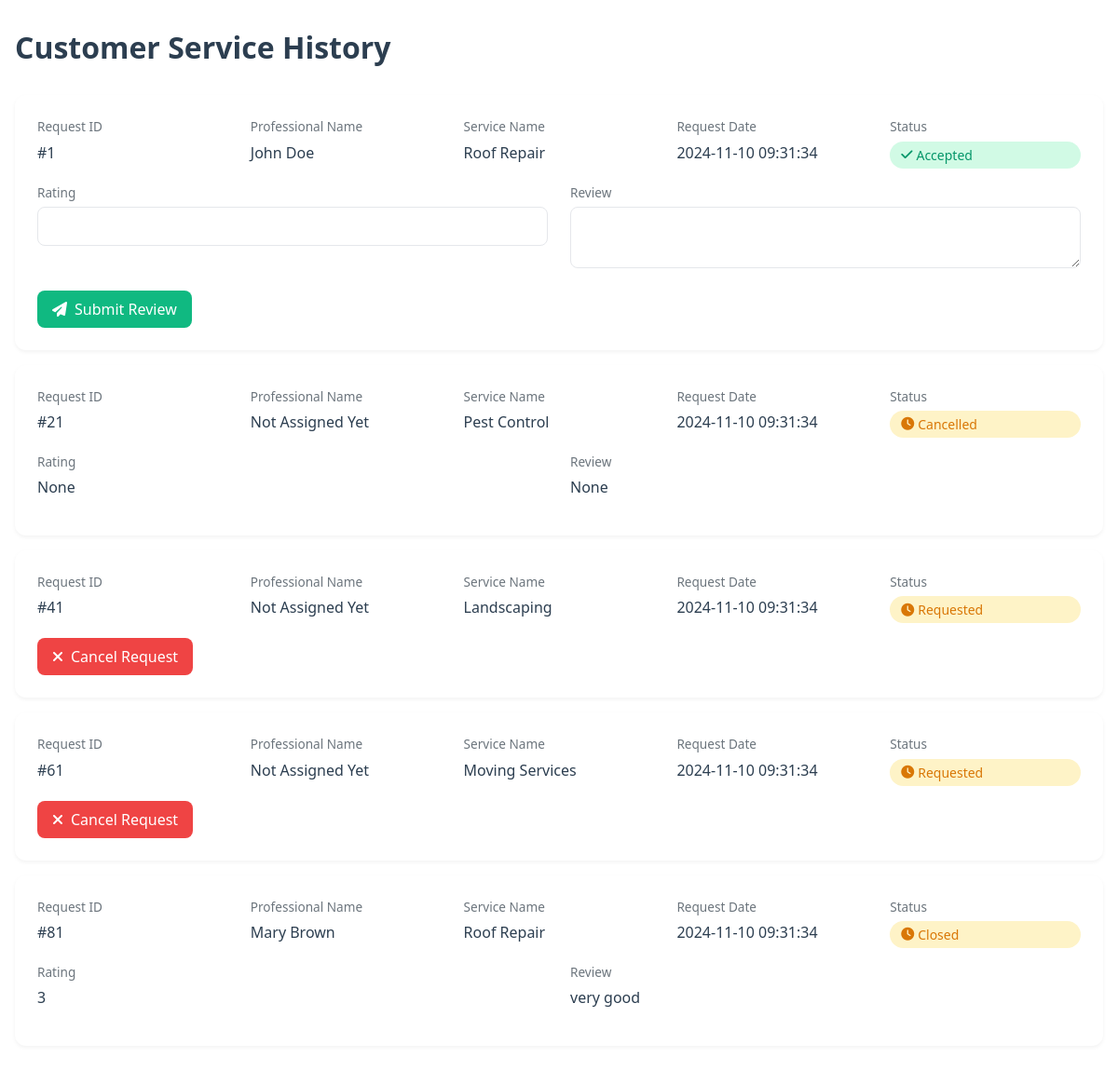
Screenshot of /Customer_Service_History.html (signed in) with the database file from the repository.
### tables this page shows
CREATE TABLE ServiceRequests (
    RequestID INTEGER PRIMARY KEY,
    CustomerID INTEGER NOT NULL,
    ProfessionalID INTEGER,
    ServiceID INTEGER NOT NULL,
    RequestDate TIMESTAMP DEFAULT CURRENT_TIMESTAMP,
    Status TEXT NOT NULL DEFAULT 'Requested',
    Rating INTEGER,
    Review TEXT,
    FOREIGN KEY (CustomerID) REFERENCES Customers(CustomerID),
    FOREIGN KEY (ProfessionalID) REFERENCES Professionals(ProfessionalID),
    FOREIGN KEY (ServiceID) REFERENCES Services(ServiceID)
);

CREATE TABLE Professionals (
    ProfessionalID INTEGER PRIMARY KEY,
    Email VARCHAR(255) UNIQUE NOT NULL,
    Password VARCHAR(255) NOT NULL,
    Name VARCHAR(255) NOT NULL,
    Experience VARCHAR(255),
    Skills TEXT,
    Address VARCHAR(255),
    CertificationFile VARCHAR(255),
    PostalCode VARCHAR(10),
    Phone TEXT UNIQUE
, Approved INT DEFAULT 0);

CREATE TABLE Services (
    ServiceID INTEGER PRIMARY KEY,
    ServiceName VARCHAR(255) NOT NULL,
    Description TEXT,
    BasePrice DECIMAL(10, 2) NOT NULL
);

### backend/app.py (the view, shortened to what this page needs)
@app.route('/Customer_Service_History.html', methods=['POST','GET'])
def CUSTOMERSERVICEHISTORY():
    customer_id = session.get('customer_id')
    if not customer_id:
        print("Please log in to view your service history.")
        return redirect(url_for('login'))
    conn = sqlite3.connect('database.db')
    cursor = conn.cursor()
    cursor.execute("""
        SELECT
            RequestID, Name, Email, ServiceName, RequestDate, Status, Rating, Review
        FROM ServiceRequests sr
        JOIN Services s ON sr.ServiceID = s.ServiceID
        JOIN Professionals p ON p.ProfessionalID = sr.ProfessionalID
        WHERE CustomerID = ?
    """, (customer_id,))
    service_history = cursor.fetchall()
    conn.close()
    if service_history:
        return render_template('Customer_Service_History.html', service_history=service_history)
    else:
        print(f'No service history found for customer ID {customer_id}')
        return render_template('Customer_Service_History.html')

### templates/Customer_Service_History.html (shortened to what this page needs)
<!DOCTYPE html>
<html lang="en">
<head>
    <link href="https://cdnjs.cloudflare.com/ajax/libs/bootstrap/5.3.0/css/bootstrap.min.css" rel="stylesheet">
    <link href="https://cdnjs.cloudflare.com/ajax/libs/font-awesome/6.4.0/css/all.min.css" rel="stylesheet">
    <link rel="stylesheet" href="https://cdnjs.cloudflare.com/ajax/libs/animate.css/4.1.1/animate.min.css"/>
</head>
<body>
    <div class="dashboard-container animate__animated animate__fadeInUp">
        <h1 class="page-title">Customer Service History</h1>
        {% if service_history %}
            {% for row in service_history %}
                <div class="service-card animate__animated animate__fadeInUp">
                    <div class="service-info">
                        <div class="info-group">
                            <span class="info-label">Request ID</span>
                            <span class="info-value">#{{ row[0] }}</span>
                        </div>
                        <div class="info-group">
                            <span class="info-label">Professional Name</span>
                            <span class="info-value">{{ row[1] }}</span>
                        </div>
                        <div class="info-group">
                            <span class="info-label">Service Name</span>
                            <span class="info-value">{{ row[3] }}</span>
                        </div>
                        <div class="info-group">
                            <span class="info-label">Request Date</span>
                            <span class="info-value">{{ row[4] }}</span>
                        </div>
                        <div class="info-group">
                            <span class="info-label">Status</span>
                            <span class="status-badge {% if row[5] == 'Accepted' %}status-accepted{% else %}status-requested{% endif %}">
                                <i class="fas {% if row[5] == 'Accepted' %}fa-check{% else %}fa-clock{% endif %} me-1"></i>
                                {{ row[5] }}
                            </span>
                        </div>
                    </div>
                    {% if row[5] == 'Accepted' %}
                        <div class="review-form">
                            <div class="service-info">
                                <div class="info-group">
                                    <span class="info-label">Rating</span>
                                    <input type="number" name="rating" min="1" max="5" class="form-control" required>
                                </div>
                                <div class="info-group">
                                    <span class="info-label">Review</span>
                                    <textarea name="review" class="form-control" required></textarea>
                                </div>
                            </div>
                            <div class="text-end mt-3">
                                <button onclick="submitReview({{ row[0] }})" class="btn btn-submit">
                                    <i class="fas fa-paper-plane"></i>
                                    Submit Review
                                </button>
                            </div>
                        </div>
                    {% elif row[5] == 'Requested' %}
                        <div class="text-end mt-3">
                            <button onclick="confirmCancel({{ row[0] }})" class="btn btn-cancel">
                                <i class="fas fa-times"></i>
                                Cancel Request
                            </button>
                        </div>
                    {% else %}
                        <div class="service-info mt-3">
                            <div class="info-group">
                                <span class="info-label">Rating</span>
                                <span class="info-value">{{ row[6] }}</span>
                            </div>
                            <div class="info-group">
                                <span class="info-label">Review</span>
                                <span class="info-value">{{ row[7] }}</span>
                            </div>
                        </div>
                    {% endif %}
                </div>
            {% endfor %}
        {% else %}
            <div class="empty-state animate__animated animate__fadeInUp">
                <i class="fas fa-history fa-3x mb-3"></i>
                <h3>No Service History</h3>
                <p>You haven't requested any services yet.</p>
            </div>
        {% endif %}
    </div>
</body>
</html>

### templates/Customer_Service_History.html (style rules this page uses)
body { font-family: 'Segoe UI', Tahoma, Geneva, Verdana, sans-serif; background-image: url('static/4.jpg'); background-size: cover; background-repeat: repeat; color: black; flex-direction: column; min-height: 100vh; }
.dashboard-container { max-width: 1200px; margin: 2rem auto; padding: 0 1rem; }
.page-title { color: #2c3e50; font-weight: 600; margin-bottom: 2rem; font-size: 2rem; }
.service-card { background: white; border-radius: 12px; padding: 1.5rem; margin-bottom: 1rem; box-shadow: 0 2px 4px rgba(0,0,0,0.05); transition: transform 0.2s, box-shadow 0.2s; }
.service-info { display: grid; grid-template-columns: repeat(auto-fit, minmax(200px, 1fr)); gap: 1.5rem; margin-bottom: 1rem; }
.info-group { display: flex; flex-direction: column; }
.info-label { font-size: 0.85rem; color: #6c757d; margin-bottom: 0.3rem; font-weight: 500; }
.info-value { font-size: 1rem; color: #2c3e50; font-weight: 500; }
.status-badge { display: inline-flex; align-items: center; padding: 0.25rem 0.75rem; border-radius: 9999px; font-size: 0.875rem; font-weight: 500; }
.status-requested { background-color: #FEF3C7; color: #D97706; }
.status-accepted { background-color: #D1FAE5; color: #059669; }
.btn { padding: 0.5rem 1rem; border-radius: 8px; font-weight: 500; transition: all 0.2s; display: flex; align-items: center; gap: 0.5rem; }
.btn-submit { background-color: #10B981; color: white; border: none; }
.btn-cancel { background-color: #EF4444; color: white; border: none; }
.review-form input, .review-form textarea { border-radius: 8px; border: 1px solid #E5E7EB; padding: 0.5rem; width: 100%; margin-bottom: 0.5rem; }

### rows the page displays
ServiceRequests: RequestID "1", Name "John Doe", ServiceName "Roof Repair", RequestDate "2024-11-10 09:31:34", Status "Accepted"
ServiceRequests: RequestID "21", Name "Not Assigned Yet", ServiceName "Pest Control", RequestDate "2024-11-10 09:31:34", Status "Cancelled", row "None"
ServiceRequests: RequestID "41", Name "Not Assigned Yet", ServiceName "Landscaping", RequestDate "2024-11-10 09:31:34", Status "Requested"
ServiceRequests: RequestID "61", Name "Not Assigned Yet", ServiceName "Moving Services", RequestDate "2024-11-10 09:31:34", Status "Requested"
ServiceRequests: RequestID "81", Name "Mary Brown", ServiceName "Roof Repair", RequestDate "2024-11-10 09:31:34", Status "Closed", Rating "3", Review "very good"
